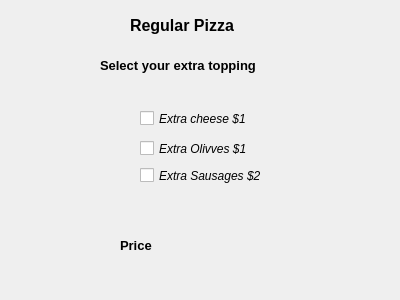
<?xml version="1.0" encoding="UTF-8"?>
<ui version="4.0">
 <class>Dialog</class>
 <widget class="QDialog" name="Dialog">
  <property name="geometry">
   <rect>
    <x>0</x>
    <y>0</y>
    <width>400</width>
    <height>300</height>
   </rect>
  </property>
  <property name="windowTitle">
   <string>Dialog</string>
  </property>
  <widget class="QLabel" name="label_regular">
   <property name="geometry">
    <rect>
     <x>130</x>
     <y>10</y>
     <width>121</width>
     <height>31</height>
    </rect>
   </property>
   <property name="font">
    <font>
     <pointsize>12</pointsize>
     <weight>75</weight>
     <bold>true</bold>
    </font>
   </property>
   <property name="text">
    <string>Regular Pizza </string>
   </property>
  </widget>
  <widget class="QCheckBox" name="checkBox1">
   <property name="geometry">
    <rect>
     <x>140</x>
     <y>110</y>
     <width>121</width>
     <height>17</height>
    </rect>
   </property>
   <property name="font">
    <font>
     <pointsize>9</pointsize>
     <italic>true</italic>
    </font>
   </property>
   <property name="text">
    <string>Extra cheese $1</string>
   </property>
  </widget>
  <widget class="QCheckBox" name="checkBox2">
   <property name="geometry">
    <rect>
     <x>140</x>
     <y>140</y>
     <width>121</width>
     <height>17</height>
    </rect>
   </property>
   <property name="font">
    <font>
     <pointsize>9</pointsize>
     <italic>true</italic>
    </font>
   </property>
   <property name="text">
    <string>Extra Olivves $1</string>
   </property>
  </widget>
  <widget class="QCheckBox" name="checkBox3">
   <property name="geometry">
    <rect>
     <x>140</x>
     <y>160</y>
     <width>121</width>
     <height>31</height>
    </rect>
   </property>
   <property name="font">
    <font>
     <pointsize>9</pointsize>
     <italic>true</italic>
    </font>
   </property>
   <property name="text">
    <string>Extra Sausages $2</string>
   </property>
  </widget>
  <widget class="QLabel" name="ketqua">
   <property name="geometry">
    <rect>
     <x>120</x>
     <y>230</y>
     <width>221</width>
     <height>31</height>
    </rect>
   </property>
   <property name="font">
    <font>
     <pointsize>10</pointsize>
     <weight>75</weight>
     <bold>true</bold>
    </font>
   </property>
   <property name="text">
    <string>Price</string>
   </property>
  </widget>
  <widget class="QLabel" name="label_regular_2">
   <property name="geometry">
    <rect>
     <x>100</x>
     <y>50</y>
     <width>171</width>
     <height>31</height>
    </rect>
   </property>
   <property name="font">
    <font>
     <pointsize>10</pointsize>
     <weight>75</weight>
     <bold>true</bold>
    </font>
   </property>
   <property name="text">
    <string>Select your extra topping</string>
   </property>
  </widget>
 </widget>
 <resources/>
 <connections/>
</ui>
